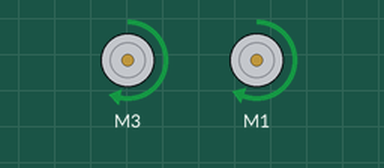
The sketch below on a simulated Arduino Uno, built with avr-gcc and run on an emulated ATmega328P. Shown: 2 × DC motor (green arrow = forward, orange = backward, longer = faster).

Above: at 0.1 s.
Timing chart, 0 to 1.6 s (numbered marks = the images above):
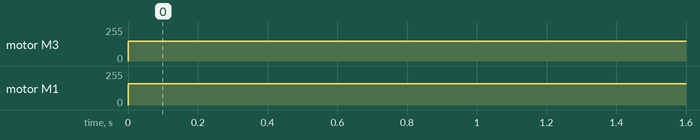

The sketch:

motor_run_straight_v.1.ino
```cpp
/*programmer: Austin Taylor
   Date: 6/15/2015
   */
  #include <Wire.h>
  #include<Adafruit_MotorShield.h>

  //create the motor shield object with the default I2C address
  Adafruit_MotorShield AFMS = Adafruit_MotorShield();

  // Define Constants
  #define TESTTIME 1000
  const byte SPEED = 150;  //Default speed motor
  const byte Speed = 160;   // Default speed for motor
  //Define 'ports' for motors.
  const byte LEFTMOTORPORT = 3;
  const byte RIGHTMOTORPORT = 1;
// Create pointers to motor control objects
Adafruit_DCMotor  *motorLeft = AFMS.getMotor(LEFTMOTORPORT);
Adafruit_DCMotor  *motorRight = AFMS.getMotor(RIGHTMOTORPORT);
void setup() {
  AFMS. begin();  // create with default frequency 1.6KHz
  // Turn off all motors to start, just a good habit
  motorLeft->run(RELEASE);
  motorRight->run(RELEASE);
}
void loop(void){
  // delay(2000) ; // Delay for two seconds to give time to set bot down

  motorLeft->setSpeed(SPEED) ; // set both speeds
  motorRight->setSpeed(Speed);
 motorLeft-> run(FORWARD);
 motorRight-> run(FORWARD);
delay(TESTTIME); // Do not drive the motors for one second. If instead of delay TESTTIME i put while, the motors will run for the time given before the while and will stop
}
```

Measured:
- by itself, motor M3: stopped → forward 150/255 at 0.00 s
- by itself, motor M1: stopped → forward 160/255 at 0.00 s
